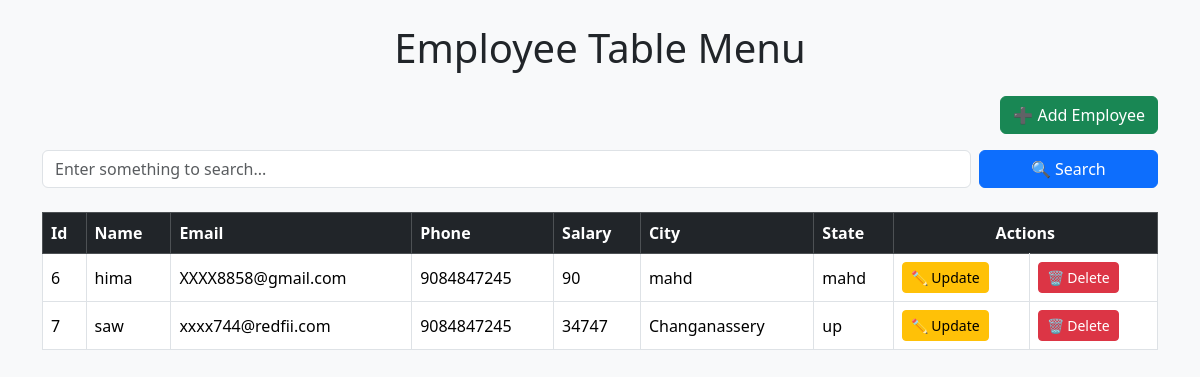
Before: / with the older database file.
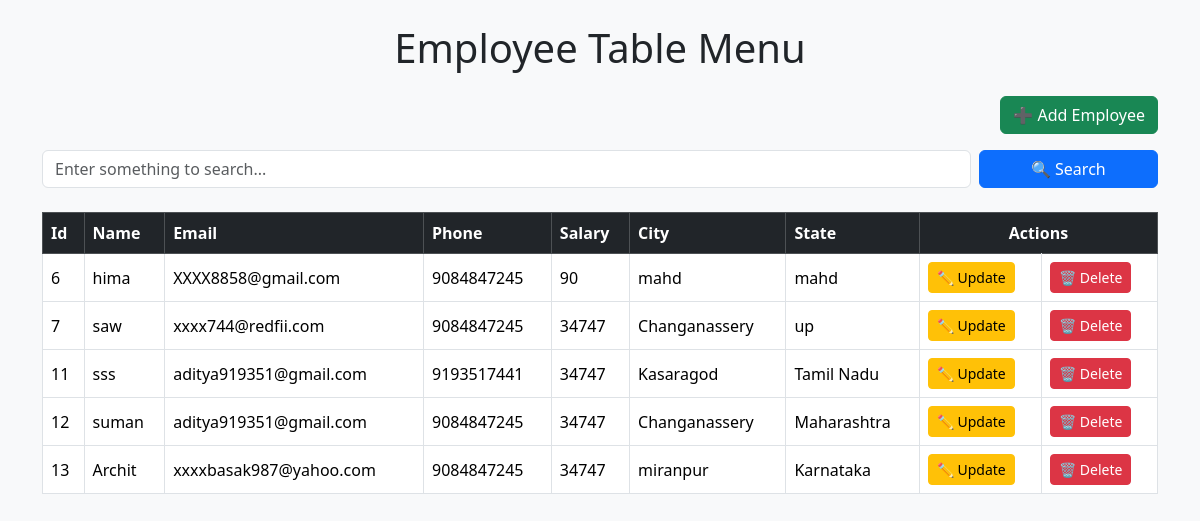
After: the same page with the newer database file.
### mainapp/models.py (models this page shows, shortened)
class Employee(models.Model):
    id=models.AutoField(primary_key=True)
    name=models.CharField(max_length=30)
    email=models.EmailField(max_length=50)
    phone=models.CharField(max_length=15)
    salary=models.IntegerField()
    city=models.CharField(max_length=30)
    state=models.CharField(max_length=30)

### mainapp/views.py (the view)
# urls.py: path('',views.home),
def home(Request):
    if Request.method == "POST":
        search = Request.POST.get("search")
        if search:
            Request.session['search'] = search  # session में save करो
        return redirect('/')  # GET method से reload करो
    search = Request.session.pop('search', None)  # session से निकालो और हटा दो
    if search:
        data = Employee.objects.filter(name__icontains=search)
    else:
        data = Employee.objects.all()
    return render(Request, "index.html", {'data': data})

### mainapp/templates/index.html (shortened to what this page needs)
<!DOCTYPE html>
<html lang="en">
<head>
  <link href="https://cdn.jsdelivr.net/npm/bootstrap@5.3.6/dist/css/bootstrap.min.css" rel="stylesheet">
</head>
<body class="bg-light py-4">
  <div class="container">
    <h1 class="text-center mb-4">Employee Table Menu</h1>
    <div class="d-flex justify-content-end mb-3">
      <a href="add/" class="btn btn-success">➕ Add Employee</a>
    </div>
    <form method="post" class="row g-2 mb-4">
      <div class="col-md-10">
        <input type="search" name="search" class="form-control" placeholder="Enter something to search...">
      </div>
      <div class="col-md-2">
        <button type="submit" class="btn btn-primary w-100">🔍 Search</button>
      </div>
    </form>
    <div class="table-responsive">
      <table class="table table-bordered table-hover align-middle">
        <thead class="table-dark">
          <tr>
            <th>Id</th>
            <th>Name</th>
            <th>Email</th>
            <th>Phone</th>
            <th>Salary</th>
            <th>City</th>
            <th>State</th>
            <th colspan="2" class="text-center">Actions</th>
          </tr>
        </thead>
        <tbody>
          {% for item in data %}
          <tr>
            <td>{{ item.id }}</td>
            <td>{{ item.name }}</td>
            <td>{{ item.email }}</td>
            <td>{{ item.phone }}</td>
            <td>{{ item.salary }}</td>
            <td>{{ item.city }}</td>
            <td>{{ item.state }}</td>
            <td><a href="update/{{ item.id }}" class="btn btn-warning btn-sm">✏️ Update</a></td>
            <td><a href="delete/{{ item.id }}" class="btn btn-danger btn-sm">🗑️ Delete</a></td>
          </tr>
          {% endfor %}
        </tbody>
      </table>
    </div>
  </div>
</body>
</html>

Changed rows visible on the page:
added Employee: id "11", name "sss", email "aditya919351@gmail.com", phone "9193517441", salary "34747", city "Kasaragod", state "Tamil Nadu"
added Employee: id "12", name "suman", email "aditya919351@gmail.com", phone "9084847245", salary "34747", city "Changanassery", state "Maharashtra"
added Employee: id "13", name "Archit", email "xxxxbasak987@yahoo.com", phone "9084847245", salary "34747", city "miranpur", state "Karnataka"
